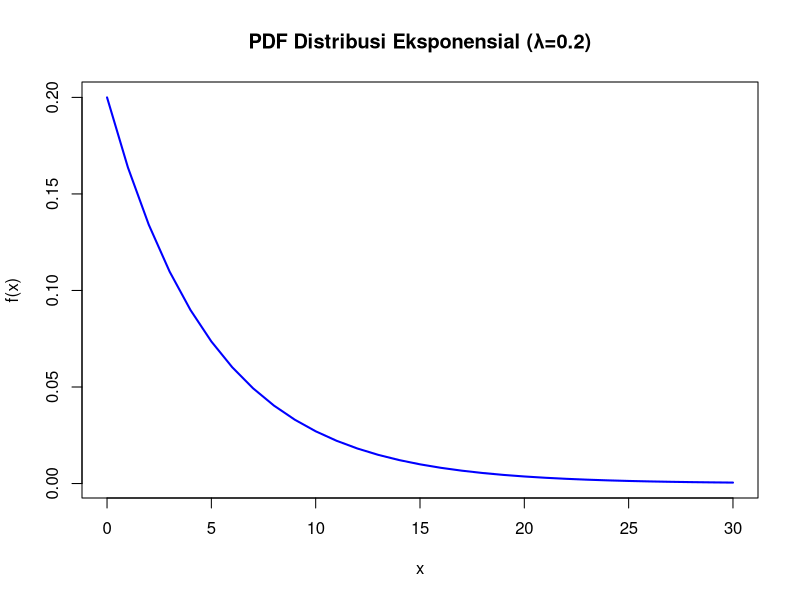
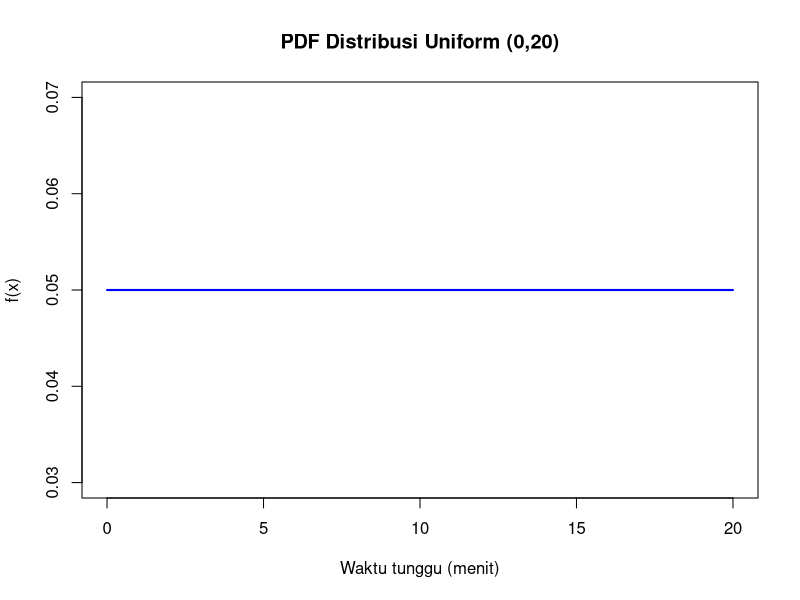
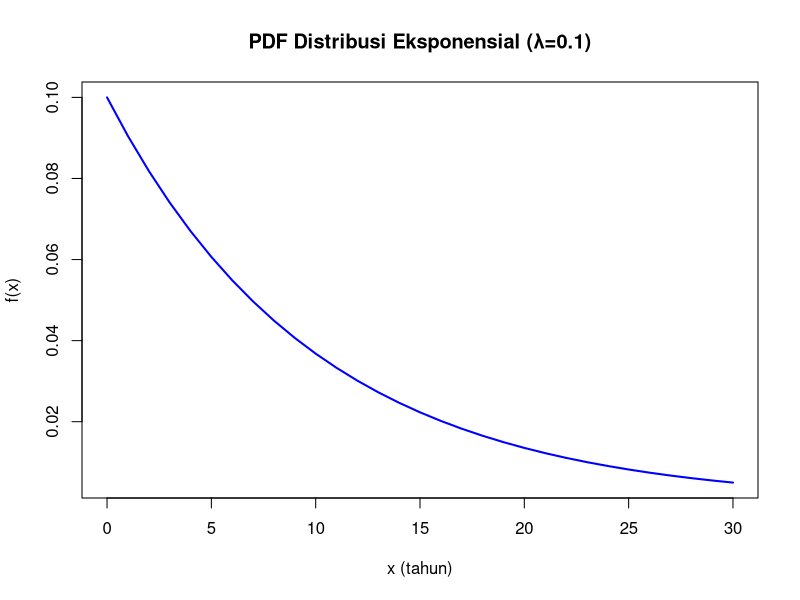
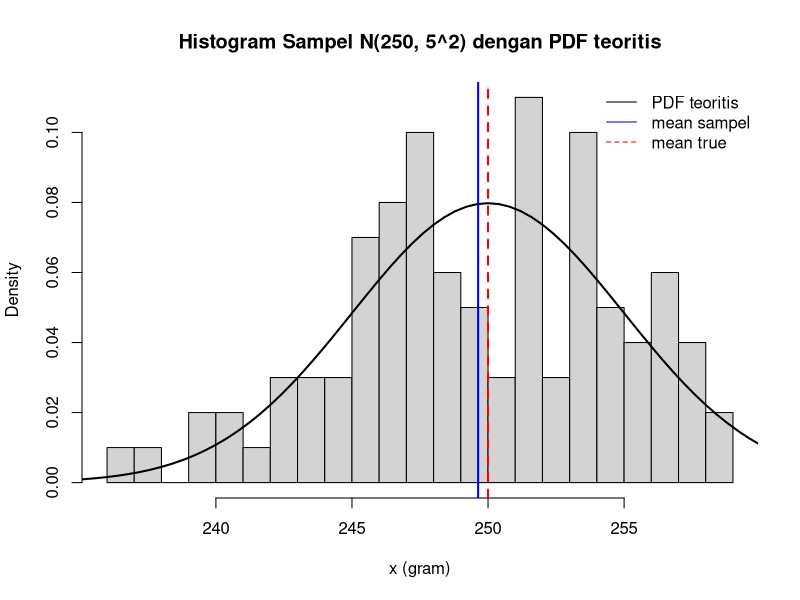

Write R code to recreate these figures, in order.
# 1. Rata-rata waktu tunggu mu=5 menit.
# peluang (PX>5)?
# menggunakan sebaran eksponensial 
pexp(5, rate = 1/5, lower.tail = FALSE)
#Eksponensial dengan lambda = 0.2  
x_dexp <- seq(0, 30, by = 1)
y_dexp <- dexp(x_dexp, rate = 0.2)
plot(x_dexp, y_dexp, type="l", col="blue", lwd=2,
     main="PDF Distribusi Eksponensial (λ=0.2)",
     xlab="x", ylab="f(x)")

# 2. Kereta komuter tiba di stasiun secara acak antara pukul 07.00 hingga 07.20 (interval 20 menit).
# ragam waktu tunggu penumpang?
# menggunakan sebaran uniform kontinu
a <- 0
b <- 20
# Varians distribusi Uniform(a,b)
varians <- (b-a)^2 / 12
varians
# Uniform dengan interval [0,20]
x_uniform <- seq(a, b, by = 1)
y_uniform <- dunif(x_uniform, min = a, max = b)
# Plot PDF distribusi Uniform
plot(x_uniform, y_uniform,
     type = "l",
     col = "blue",
     lwd = 2,
     main = "PDF Distribusi Uniform (0,20)",
     xlab = "Waktu tunggu (menit)",
     ylab = "f(x)")

# 3. Masa pakai sensor suhu memiliki rata-rata mu=10 tahun.
# peluang sensor tersebut rusak sebelum mencapai usia 5 tahun?
# menggunakan sebaran eksponensial
pexp(5, rate = 1/10)
#Eksponensial dengan lambda = 0.1
x_dexp <- seq(0, 30, by = 1)
y_dexp <- dexp(x_dexp, rate = 0.1)
plot(x_dexp, y_dexp, type="l", col="blue", lwd=2,
     main="PDF Distribusi Eksponensial (λ=0.1)",
     xlab="x (tahun)", ylab="f(x)")


# 4. Berat bersih kemasan kopi menyebar normal dengan mu=250 gram dan sigma=5 gram.
# kemasan dianggap underweight jika beratnya <240gram.
# proporsi produk yang tergolong underweight?
# menggunakan sebaran normal
mu <- 250
sigma <- 5
p <- pnorm(240, mean = mu, sd = sigma)
p
# Generate sampel (misal n = 100)
n <- 100
x <- rnorm(n, mean = mu, sd = sigma)
# Plot: histogram + overlay PDF teoritis
hist(x, breaks = 30, probability = TRUE,
     main = "Histogram Sampel N(250, 5^2) dengan PDF teoritis",
     xlab = "x (gram)")

curve(dnorm(x, mean = mu, sd = sigma), from = mu - 4*sigma, to = mu + 4*sigma, add = TRUE, lwd = 2)
abline(v = mean(x), col = "blue", lwd = 2) # mean sampel
abline(v = mu, col = "red", lwd = 2, lty = 2) # mean sebenarnya

legend("topright", legend = c("PDF teoritis", "mean sampel", "mean true"),
       lty = c(1, 1, 2), col = c("black", "blue", "red"), bty = "n")
